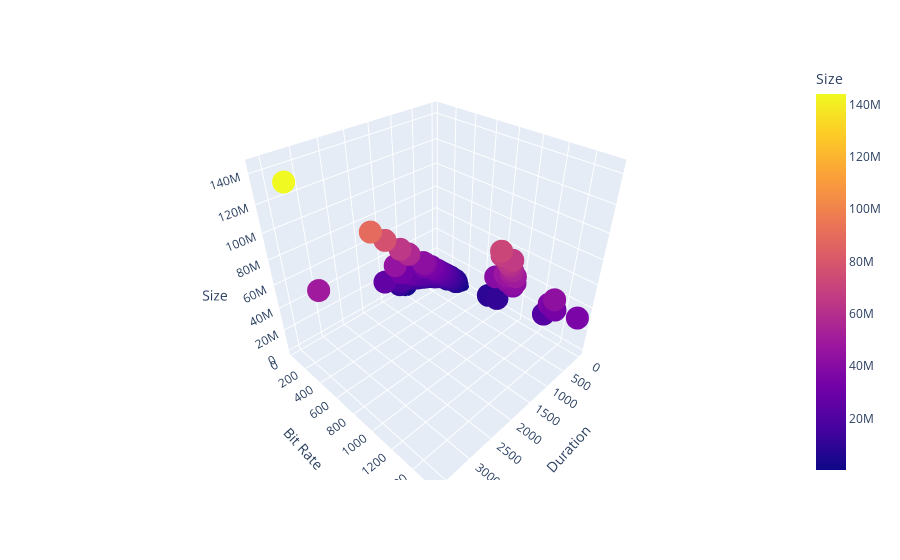

Here is the notebook cell this chart was saved with:
### Markdown cell above
## Visualization

First, let's plot the song_df's 'Total Time', 'Bit Rate' and 'Size' columns, and see how they are distributed. Since the 'Total Time' value is in milliseconds, let's convert it to seconds and rename the colum to 'Duration' for the chart.

### Code cell
import plotly.express as px

data = songs_df.select(pl.col('Bit Rate'), pl.col('Size')).with_columns(songs_df.select((pl.col('Total Time')/1000).alias('Duration')))

fig = px.scatter_3d(
    data, 
    x='Duration',
    y='Bit Rate',
    z='Size',
    color='Size'
)
fig

### Figure 1 — Plotly figure (JSON) as saved in the notebook; plotly's stock layout.template omitted (floating-point values rounded to 4 significant figures; data arrays with more than 128 entries replaced by an {"elided": "..."} marker saying what was removed)
{"data": [{"hovertemplate": "Duration=%{x}<br>Bit Rate=%{y}<br>Size=%{marker.color}<extra></extra>", "legendgroup": "", "marker": {"color": {"elided": "8322 int values"}, "coloraxis": "coloraxis", "symbol": "circle"}, "mode": "markers", "name": "", "scene": "scene", "showlegend": false, "type": "scatter3d", "x": {"elided": "8322 int values"}, "y": {"elided": "8322 int values"}, "z": {"elided": "8322 int values"}}], "layout": {"coloraxis": {"colorbar": {"title": {"text": "Size"}}, "colorscale": [[0, "#0d0887"], [0.1111, "#46039f"], [0.2222, "#7201a8"], [0.3333, "#9c179e"], [0.4444, "#bd3786"], [0.5556, "#d8576b"], [0.6667, "#ed7953"], [0.7778, "#fb9f3a"], [0.8889, "#fdca26"], [1, "#f0f921"]]}, "legend": {"tracegroupgap": 0}, "margin": {"t": 60}, "scene": {"domain": {"x": [0, 1], "y": [0, 1]}, "xaxis": {"title": {"text": "Duration"}}, "yaxis": {"title": {"text": "Bit Rate"}}, "zaxis": {"title": {"text": "Size"}}}}}
